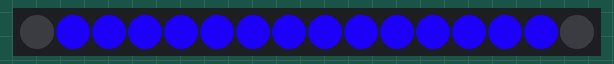
This sketch was run on a simulated Arduino Uno, built with avr-gcc and run on an emulated ATmega328P. On the bench: 16 RGB LEDs in strip order, left to right.

Above: at 0.07 s.
At 32.93 s:
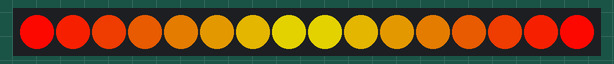
At 40.76 s:
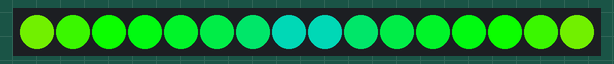
At 48.59 s:
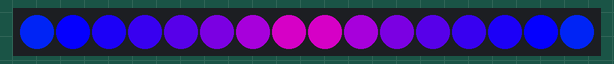
At 64.86 s:
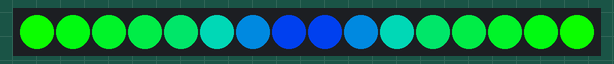
At 98.18 s:
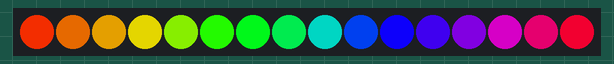

The sketch:

PoiBlink.ino
```cpp
#include "FastLED.h"

// How many leds in your strip?
#define NUM_LEDS 16
// Where is the LED data line connected?
#define DATA_PIN 2

// Define the array of leds
CRGB leds[NUM_LEDS];

#define MODE_COUNT 5

void setup() {
  // Initialize the LEDs
  pinMode(DATA_PIN, OUTPUT);
  FastLED.addLeds<APA106, DATA_PIN, RGB>(leds, NUM_LEDS);
  FastLED.setBrightness(255);
}

void loop() {
  uint32_t ms = millis();
  int s = ms >> 10;
  int mode = (s >> 5) % MODE_COUNT;
  switch(mode) {
    case 0:
      loop_Text(ms);
      break;
    case 1:
      loop_Rainbow(ms);
      break;
    case 2:
      loop_Rainbow_Inc(ms);
      break;
    case 3:
      loop_RGBBlink(ms);
      break;
    case 4:
      loop_Rainbow2(ms);
      break;
    case 5:
      loop_RGB_sawtooth(ms);
      break;
  }
  delay(10);
}

void Clear() {
  for( int i = 0; i < NUM_LEDS; i++) {
    leds[i] = CHSV(0,0,0);
  }
}

void loop_RGBBlink(uint32_t ms) {
  int col = (ms >> 1);
  for( int i = 0; i < NUM_LEDS; i++ ) {

    leds[i] = CHSV(col,255,255 * ((ms >> 6) % 2));

  }

  FastLED.show();
}

void loop_WhiteBlink(uint32_t ms) {
  for( int i = 0; i < NUM_LEDS; i++ ) {

    leds[i] = CHSV(60,0,160 * ((ms >> 6) % 2));

  }

  FastLED.show();
}

void loop_Rainbow2(uint32_t ms) {
  Clear();
  int col = (ms);
  for( int i = 0; i < NUM_LEDS/2; i++ ) {

    leds[i << 1] = CHSV(col + i*(256/NUM_LEDS),255,255);
    leds[(i << 1)+1] = CHSV(col + (NUM_LEDS - i)*(256/NUM_LEDS),255,255);

  }

  FastLED.show();
}

void loop_Rainbow(uint32_t ms) {
  Clear();
  int col = (ms >> 1);
  for( int i = 0; i < NUM_LEDS/2; i++ ) {

    leds[i] = CHSV(col + i*(128/NUM_LEDS),255,255);
    leds[NUM_LEDS - 1 - i] = CHSV(col + i*(128/NUM_LEDS),255,255);

  }

  FastLED.show();
}

void loop_Rainbow_Inc(uint32_t ms) {
  Clear();
  int col = (ms >> 8) % NUM_LEDS;
  for( int i = 0; i <= col; i++ ) {

    leds[i] = CHSV(col + i*(255/NUM_LEDS),255,255);

  }

  FastLED.show();
}

void loop_RGB_sawtooth(uint32_t ms) {
  Clear();
  int count = (ms >> 3) % (NUM_LEDS/2);
  int col = ((ms >> 3) / (NUM_LEDS/2)) % 3;
  for( int i = 0; i <= count; i++ ) {

    leds[i] = CHSV(col*85,255,255);
    leds[NUM_LEDS - 1 - i] = CHSV(col*85,255,255);

  }

  FastLED.show();
}

static unsigned char Font5x7[] = {
  0x00, 0x00, 0x00, 0x00, 0x00,// (space)
  0x00, 0x00, 0x5F, 0x00, 0x00,// !
  0x00, 0x07, 0x00, 0x07, 0x00,// "
  0x14, 0x7F, 0x14, 0x7F, 0x14,// #
  0x24, 0x2A, 0x7F, 0x2A, 0x12,// $
  0x23, 0x13, 0x08, 0x64, 0x62,// %
  0x36, 0x49, 0x55, 0x22, 0x50,// &
  0x00, 0x05, 0x03, 0x00, 0x00,// '
  0x00, 0x1C, 0x22, 0x41, 0x00,// (
  0x00, 0x41, 0x22, 0x1C, 0x00,// )
  0x08, 0x2A, 0x1C, 0x2A, 0x08,// *
  0x08, 0x08, 0x3E, 0x08, 0x08,// +
  0x00, 0x50, 0x30, 0x00, 0x00,// ,
  0x08, 0x08, 0x08, 0x08, 0x08,// -
  0x00, 0x60, 0x60, 0x00, 0x00,// .
  0x20, 0x10, 0x08, 0x04, 0x02,// /
  0x3E, 0x51, 0x49, 0x45, 0x3E,// 0
  0x00, 0x42, 0x7F, 0x40, 0x00,// 1
  0x42, 0x61, 0x51, 0x49, 0x46,// 2
  0x21, 0x41, 0x45, 0x4B, 0x31,// 3
  0x18, 0x14, 0x12, 0x7F, 0x10,// 4
  0x27, 0x45, 0x45, 0x45, 0x39,// 5
  0x3C, 0x4A, 0x49, 0x49, 0x30,// 6
  0x01, 0x71, 0x09, 0x05, 0x03,// 7
  0x36, 0x49, 0x49, 0x49, 0x36,// 8
  0x06, 0x49, 0x49, 0x29, 0x1E,// 9
  0x00, 0x36, 0x36, 0x00, 0x00,// :
  0x00, 0x56, 0x36, 0x00, 0x00,// ;
  0x00, 0x08, 0x14, 0x22, 0x41,// <
  0x14, 0x14, 0x14, 0x14, 0x14,// =
  0x41, 0x22, 0x14, 0x08, 0x00,// >
  0x02, 0x01, 0x51, 0x09, 0x06,// ?
  0x32, 0x49, 0x79, 0x41, 0x3E,// @
  0x7E, 0x11, 0x11, 0x11, 0x7E,// A
  0x7F, 0x49, 0x49, 0x49, 0x36,// B
  0x3E, 0x41, 0x41, 0x41, 0x22,// C
  0x7F, 0x41, 0x41, 0x22, 0x1C,// D
  0x7F, 0x49, 0x49, 0x49, 0x41,// E
  0x7F, 0x09, 0x09, 0x01, 0x01,// F
  0x3E, 0x41, 0x41, 0x51, 0x32,// G
  0x7F, 0x08, 0x08, 0x08, 0x7F,// H
  0x00, 0x41, 0x7F, 0x41, 0x00,// I
  0x20, 0x40, 0x41, 0x3F, 0x01,// J
  0x7F, 0x08, 0x14, 0x22, 0x41,// K
  0x7F, 0x40, 0x40, 0x40, 0x40,// L
  0x7F, 0x02, 0x04, 0x02, 0x7F,// M
  0x7F, 0x04, 0x08, 0x10, 0x7F,// N
  0x3E, 0x41, 0x41, 0x41, 0x3E,// O
  0x7F, 0x09, 0x09, 0x09, 0x06,// P
  0x3E, 0x41, 0x51, 0x21, 0x5E,// Q
  0x7F, 0x09, 0x19, 0x29, 0x46,// R
  0x46, 0x49, 0x49, 0x49, 0x31,// S
  0x01, 0x01, 0x7F, 0x01, 0x01,// T
  0x3F, 0x40, 0x40, 0x40, 0x3F,// U
  0x1F, 0x20, 0x40, 0x20, 0x1F,// V
  0x7F, 0x20, 0x18, 0x20, 0x7F,// W
  0x63, 0x14, 0x08, 0x14, 0x63,// X
  0x03, 0x04, 0x78, 0x04, 0x03,// Y
  0x61, 0x51, 0x49, 0x45, 0x43,// Z
  0x00, 0x00, 0x7F, 0x41, 0x41,// [
  0x02, 0x04, 0x08, 0x10, 0x20,// "\"
  0x41, 0x41, 0x7F, 0x00, 0x00,// ]
  0x04, 0x02, 0x01, 0x02, 0x04,// ^
  0x40, 0x40, 0x40, 0x40, 0x40,// _
  0x00, 0x01, 0x02, 0x04, 0x00,// `
  0x20, 0x54, 0x54, 0x54, 0x78,// a
  0x7F, 0x48, 0x44, 0x44, 0x38,// b
  0x38, 0x44, 0x44, 0x44, 0x20,// c
  0x38, 0x44, 0x44, 0x48, 0x7F,// d
  0x38, 0x54, 0x54, 0x54, 0x18,// e
  0x08, 0x7E, 0x09, 0x01, 0x02,// f
  0x08, 0x14, 0x54, 0x54, 0x3C,// g
  0x7F, 0x08, 0x04, 0x04, 0x78,// h
  0x00, 0x44, 0x7D, 0x40, 0x00,// i
  0x20, 0x40, 0x44, 0x3D, 0x00,// j
  0x00, 0x7F, 0x10, 0x28, 0x44,// k
  0x00, 0x41, 0x7F, 0x40, 0x00,// l
  0x7C, 0x04, 0x18, 0x04, 0x78,// m
  0x7C, 0x08, 0x04, 0x04, 0x78,// n
  0x38, 0x44, 0x44, 0x44, 0x38,// o
  0x7C, 0x14, 0x14, 0x14, 0x08,// p
  0x08, 0x14, 0x14, 0x18, 0x7C,// q
  0x7C, 0x08, 0x04, 0x04, 0x08,// r
  0x48, 0x54, 0x54, 0x54, 0x20,// s
  0x04, 0x3F, 0x44, 0x40, 0x20,// t
  0x3C, 0x40, 0x40, 0x20, 0x7C,// u
  0x1C, 0x20, 0x40, 0x20, 0x1C,// v
  0x3C, 0x40, 0x30, 0x40, 0x3C,// w
  0x44, 0x28, 0x10, 0x28, 0x44,// x
  0x0C, 0x50, 0x50, 0x50, 0x3C,// y
  0x44, 0x64, 0x54, 0x4C, 0x44,// z
  0x00, 0x08, 0x36, 0x41, 0x00,// {
  0x00, 0x00, 0x7F, 0x00, 0x00,// |
  0x00, 0x41, 0x36, 0x08, 0x00,// }
  0x08, 0x08, 0x2A, 0x1C, 0x08,// ->
  0x08, 0x1C, 0x2A, 0x08, 0x08 // <-
};

unsigned char* Char(unsigned char* font, char c) {
  return &font[(c - 32) * 5];
}

void DrawSprite(unsigned char* sprite, int xOffset) {
  if( xOffset > 4 ) { return; }
  for ( byte y = 0; y < 7; y++) {
      bool on = (sprite[xOffset] >> (6 - y) & 1);
      if (on) {
        leds[ (NUM_LEDS/2) - 1 - y ]  = CHSV( 170, 255, 255 );
        leds[ (NUM_LEDS/2) + y ]  = CHSV( 170, 255, 255 );
      }
  }
}

void DrawText(char *text, int x) {
  DrawSprite(Char(Font5x7, text[x/6]), x%6);
}

uint32_t textcounter = 0;
void loop_Text(uint32_t ms) {
  Clear();
  DrawText("HALLO!", textcounter % 36);
  FastLED.show();
  textcounter++;
}
```
